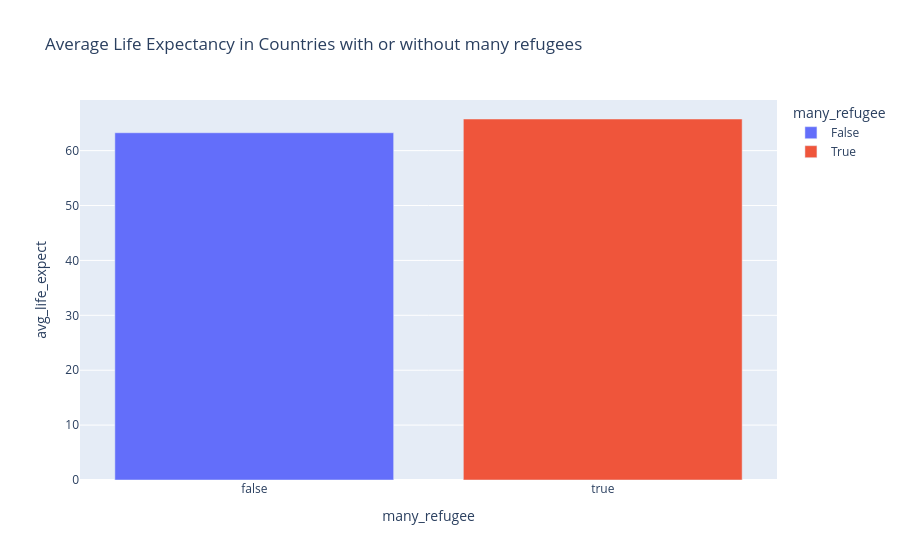

This figure's notebook cell:
### Code cell
social_dev_2=social_dev.copy()
social_dev_2['many_refugee']=social_dev_2['Refugee population by country or territory of asylum']>=social_dev['Refugee population by country or territory of asylum'].median()
social_dev_2['avg_life_expect']=(social_dev_2['Life expectancy at birth, female (years)']+social_dev_2['Life expectancy at birth, male (years)'])/2
px.bar(social_dev_2[['many_refugee', 'avg_life_expect']].groupby('many_refugee').mean().reset_index(),
        x='many_refugee', y='avg_life_expect', color='many_refugee',
        title='Average Life Expectancy in Countries with or without many refugees')

### Figure 1 — Plotly figure (JSON) as saved in the notebook; plotly's stock layout.template omitted (floating-point values rounded to 4 significant figures)
{"data": [{"alignmentgroup": "True", "hovertemplate": "many_refugee=%{x}<br>avg_life_expect=%{y}<extra></extra>", "legendgroup": "False", "marker": {"color": "#636efa", "pattern": {"shape": ""}}, "name": "False", "offsetgroup": "False", "orientation": "v", "showlegend": true, "textposition": "auto", "type": "bar", "x": [false], "xaxis": "x", "y": [63.26], "yaxis": "y"}, {"alignmentgroup": "True", "hovertemplate": "many_refugee=%{x}<br>avg_life_expect=%{y}<extra></extra>", "legendgroup": "True", "marker": {"color": "#EF553B", "pattern": {"shape": ""}}, "name": "True", "offsetgroup": "True", "orientation": "v", "showlegend": true, "textposition": "auto", "type": "bar", "x": [true], "xaxis": "x", "y": [65.76], "yaxis": "y"}], "layout": {"barmode": "relative", "legend": {"title": {"text": "many_refugee"}, "tracegroupgap": 0}, "title": {"text": "Average Life Expectancy in Countries with or without many refugees"}, "xaxis": {"anchor": "y", "categoryarray": [false, true], "categoryorder": "array", "domain": [0, 1], "title": {"text": "many_refugee"}}, "yaxis": {"anchor": "x", "domain": [0, 1], "title": {"text": "avg_life_expect"}}}}
